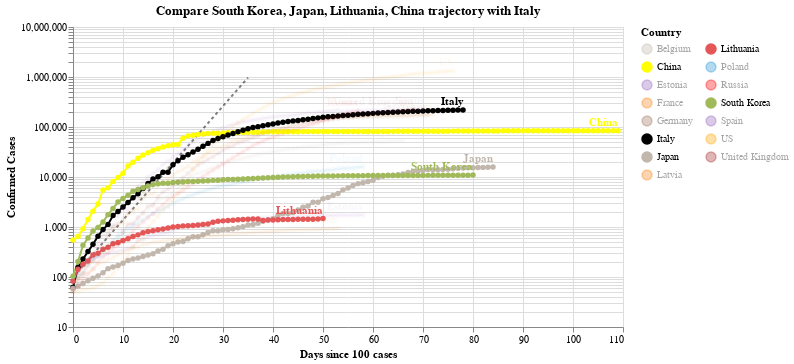

The notebook cell this image was saved under:
### Code cell
#hide_input
chart3 = make_since_chart(dff2, ['South Korea', 'Japan', 'Lithuania', 'China'], baseline_countries)
chart3

### Figure 1 — Vega-Lite specification as saved in the notebook (floating-point values rounded to 4 significant figures; data arrays with more than 128 entries replaced by an {"elided": "..."} marker saying what was removed)
{"config": {"view": {"continuousWidth": 400, "continuousHeight": 300}}, "layer": [{"data": {"name": "data-628230001892d6798b50651be41d1b3e"}, "mark": {"type": "line", "color": "black", "opacity": 0.5, "strokeDash": [3, 3]}, "encoding": {"x": {"type": "quantitative", "field": "Days since 100 cases"}, "y": {"type": "quantitative", "field": "Confirmed Cases"}}}, {"data": {"name": "data-d2c4db42cf72b1af64fbfad2fa1be7aa"}, "mark": {"type": "line", "point": true}, "encoding": {"color": {"type": "nominal", "field": "Country", "legend": {"columns": 2}, "scale": {"domain": ["Belgium", "China", "Estonia", "France", "Germany", "Italy", "Japan", "Latvia", "Lithuania", "Poland", "Russia", "South Korea", "Spain", "US", "United Kingdom"], "range": ["#C1B7AD", "yellow", "#9467bd", "#F58518", "#9D755D", "black", "#C1B7AD", "#F58518", "#E45756", "#2495D3", "red", "#A1BA59", "#9467bd", "orange", "brown"]}}, "opacity": {"condition": {"value": 1, "selection": "selector010"}, "value": 0.05}, "tooltip": [{"type": "nominal", "field": "Country"}, {"type": "temporal", "field": "Date"}, {"type": "quantitative", "field": "Confirmed Cases"}, {"type": "quantitative", "field": "Days since 100 cases"}], "x": {"type": "quantitative", "field": "Days since 100 cases"}, "y": {"type": "quantitative", "field": "Confirmed Cases", "scale": {"type": "log"}}}, "selection": {"selector010": {"type": "multi", "fields": ["Country"], "bind": "legend", "init": [{"Country": "South Korea"}, {"Country": "Japan"}, {"Country": "Lithuania"}, {"Country": "China"}, {"Country": "Italy"}]}}, "width": 550}, {"data": {"name": "data-d2c4db42cf72b1af64fbfad2fa1be7aa"}, "mark": {"type": "text", "align": "right", "dy": -8, "fontWeight": "bold"}, "encoding": {"color": {"type": "nominal", "field": "Country", "legend": {"columns": 2}, "scale": {"domain": ["Belgium", "China", "Estonia", "France", "Germany", "Italy", "Japan", "Latvia", "Lithuania", "Poland", "Russia", "South Korea", "Spain", "US", "United Kingdom"], "range": ["#C1B7AD", "yellow", "#9467bd", "#F58518", "#9D755D", "black", "#C1B7AD", "#F58518", "#E45756", "#2495D3", "red", "#A1BA59", "#9467bd", "orange", "brown"]}}, "opacity": {"condition": {"value": 1, "selection": "selector010"}, "value": 0.05}, "text": {"type": "nominal", "field": "Country"}, "tooltip": [{"type": "nominal", "field": "Country"}, {"type": "temporal", "field": "Date"}, {"type": "quantitative", "field": "Confirmed Cases"}, {"type": "quantitative", "field": "Days since 100 cases"}], "x": {"type": "quantitative", "field": "Days since 100 cases"}, "y": {"type": "quantitative", "field": "Confirmed Cases", "scale": {"type": "log"}}}, "transform": [{"filter": "(datum['Date'] >= 1589068800000)"}], "width": 550}], "title": "Compare South Korea, Japan, Lithuania, China trajectory with Italy", "$schema": "https://vega.github.io/schema/vega-lite/v4.0.2.json", "datasets": {"data-628230001892d6798b50651be41d1b3e": [{"Days since 100 cases": 0, "Confirmed Cases": 100.0}, {"Days since 100 cases": 1, "Confirmed Cases": 130.0}, {"Days since 100 cases": 2, "Confirmed Cases": 169.0}, {"Days since 100 cases": 3, "Confirmed Cases": 219.7}, {"Days since 100 cases": 4, "Confirmed Cases": 285.6}, {"Days since 100 cases": 5, "Confirmed Cases": 371.3}, {"Days since 100 cases": 6, "Confirmed Cases": 482.7}, {"Days since 100 cases": 7, "Confirmed Cases": 627.5}, {"Days since 100 cases": 8, "Confirmed Cases": 815.7}, {"Days since 100 cases": 9, "Confirmed Cases": 1060.0}, {"Days since 100 cases": 10, "Confirmed Cases": 1379.0}, {"Days since 100 cases": 11, "Confirmed Cases": 1792.0}, {"Days since 100 cases": 12, "Confirmed Cases": 2330.0}, {"Days since 100 cases": 13, "Confirmed Cases": 3029.0}, {"Days since 100 cases": 14, "Confirmed Cases": 3937.0}, {"Days since 100 cases": 15, "Confirmed Cases": 5119.0}, {"Days since 100 cases": 16, "Confirmed Cases": 6654.0}, {"Days since 100 cases": 17, "Confirmed Cases": 8650.0}, {"Days since 100 cases": 18, "Confirmed Cases": 11250.0}, {"Days since 100 cases": 19, "Confirmed Cases": 14620.0}, {"Days since 100 cases": 20, "Confirmed Cases": 19000.0}, {"Days since 100 cases": 21, "Confirmed Cases": 24710.0}, {"Days since 100 cases": 22, "Confirmed Cases": 32120.0}, {"Days since 100 cases": 23, "Confirmed Cases": 41750.0}, {"Days since 100 cases": 24, "Confirmed Cases": 54280.0}, {"Days since 100 cases": 25, "Confirmed Cases": 70560.0}, {"Days since 100 cases": 26, "Confirmed Cases": 91730.0}, {"Days since 100 cases": 27, "Confirmed Cases": 119300.0}, {"Days since 100 cases": 28, "Confirmed Cases": 155000.0}, {"Days since 100 cases": 29, "Confirmed Cases": 201500.0}, {"Days since 100 cases": 30, "Confirmed Cases": 262000.0}, {"Days since 100 cases": 31, "Confirmed Cases": 340600.0}, {"Days since 100 cases": 32, "Confirmed Cases": 442800.0}, {"Days since 100 cases": 33, "Confirmed Cases": 575600.0}, {"Days since 100 cases": 34, "Confirmed Cases": 748300.0}, {"Days since 100 cases": 35, "Confirmed Cases": 972800.0}], "data-d2c4db42cf72b1af64fbfad2fa1be7aa": {"elided": "1065 records"}}}
